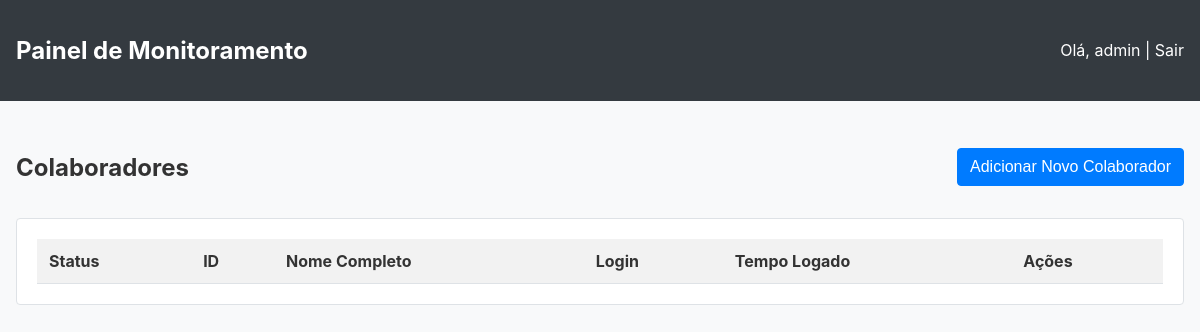
The page /dashboard (signed in) on the database as committed earlier.
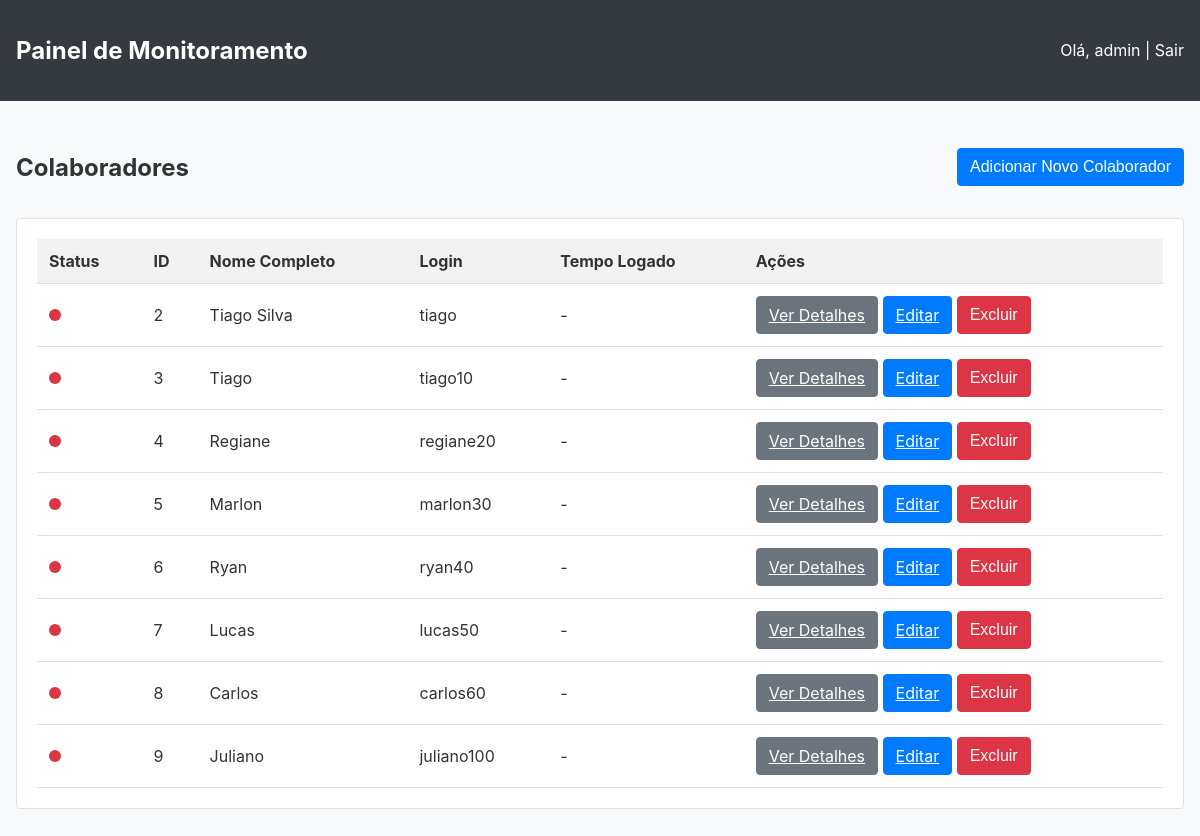
The same page on the database as committed later.
### app/models.py (models this page shows, shortened)
class User(db.Model, UserMixin):
    id = db.Column(db.Integer, primary_key=True)
    username = db.Column(db.String(64), index=True, unique=True)
    password_hash = db.Column(db.String(128))
    full_name = db.Column(db.String(120))
    is_admin = db.Column(db.Boolean, default=False)
    work_sessions = db.relationship('WorkSession', backref='employee', lazy='dynamic')

### app/routes.py (the view)
@main.route('/')
@main.route('/dashboard')
@login_required
def dashboard():
    if not current_user.is_admin: return redirect(url_for('main.login'))
    page = request.args.get('page', 1, type=int)
    employees = User.query.filter_by(is_admin=False).paginate(page=page, per_page=10)
    return render_template('dashboard.html', title='Dashboard', employees=employees)

### app/models.py (called while the page is built)
@login_manager.user_loader
def load_user(user_id):
    return User.query.get(int(user_id))

### app/templates/dashboard.html (shortened to what this page needs)
{% extends "base.html" %}
{% block content %}
<div style="display: flex; justify-content: space-between; align-items: center; margin-bottom: 1rem;">
    <h2>Colaboradores</h2>
    <button id="show-add-form-btn" class="btn btn-primary">Adicionar Novo Colaborador</button>
</div>
<div class="card">
    <div class="card-body">
        <table>
            <thead>
                <tr>
                    <th>Status</th>
                    <th>ID</th>
                    <th>Nome Completo</th>
                    <th>Login</th>
                    <th>Tempo Logado</th>
                    <th>Ações</th>
                </tr>
            </thead>
            <tbody>
                {% for employee in employees.items %}
                <tr data-userid="{{ employee.id }}">
                    <td><span class="status-dot status-offline" id="status-{{ employee.id }}"></span></td>
                    <td>{{ employee.id }}</td>
                    <td>{{ employee.full_name }}</td>
                    <td>{{ employee.username }}</td>
                    <td id="timer-{{ employee.id }}">-</td>
                    <td>
                        <a href="{{ url_for('main.employee_details', user_id=employee.id) }}" class="btn btn-secondary">Ver Detalhes</a>
                        <a href="{{ url_for('main.edit_employee', user_id=employee.id) }}" class="btn btn-primary">Editar</a>
                        <form action="{{ url_for('main.delete_employee', user_id=employee.id) }}" method="post" style="display:inline;" onsubmit="return confirm('Tem certeza que deseja excluir este usuário e todos os seus dados? Esta ação é irreversível.');">
                            <button type="submit" class="btn btn-danger">Excluir</button>
                        </form>
                    </td>
                </tr>
                {% endfor %}
            </tbody>
        </table>
    </div>
</div>
{% endblock %}

Rows that differ between the two databases and show on the page:
added User: id "2", full_name "Tiago Silva", username "tiago"
added User: id "3", full_name "Tiago", username "tiago10"
added User: id "4", full_name "Regiane", username "regiane20"
added User: id "5", full_name "Marlon", username "marlon30"
added User: id "6", full_name "Ryan", username "ryan40"
added User: id "7", full_name "Lucas", username "lucas50"
added User: id "8", full_name "Carlos", username "carlos60"
added User: id "9", full_name "Juliano", username "juliano100"
